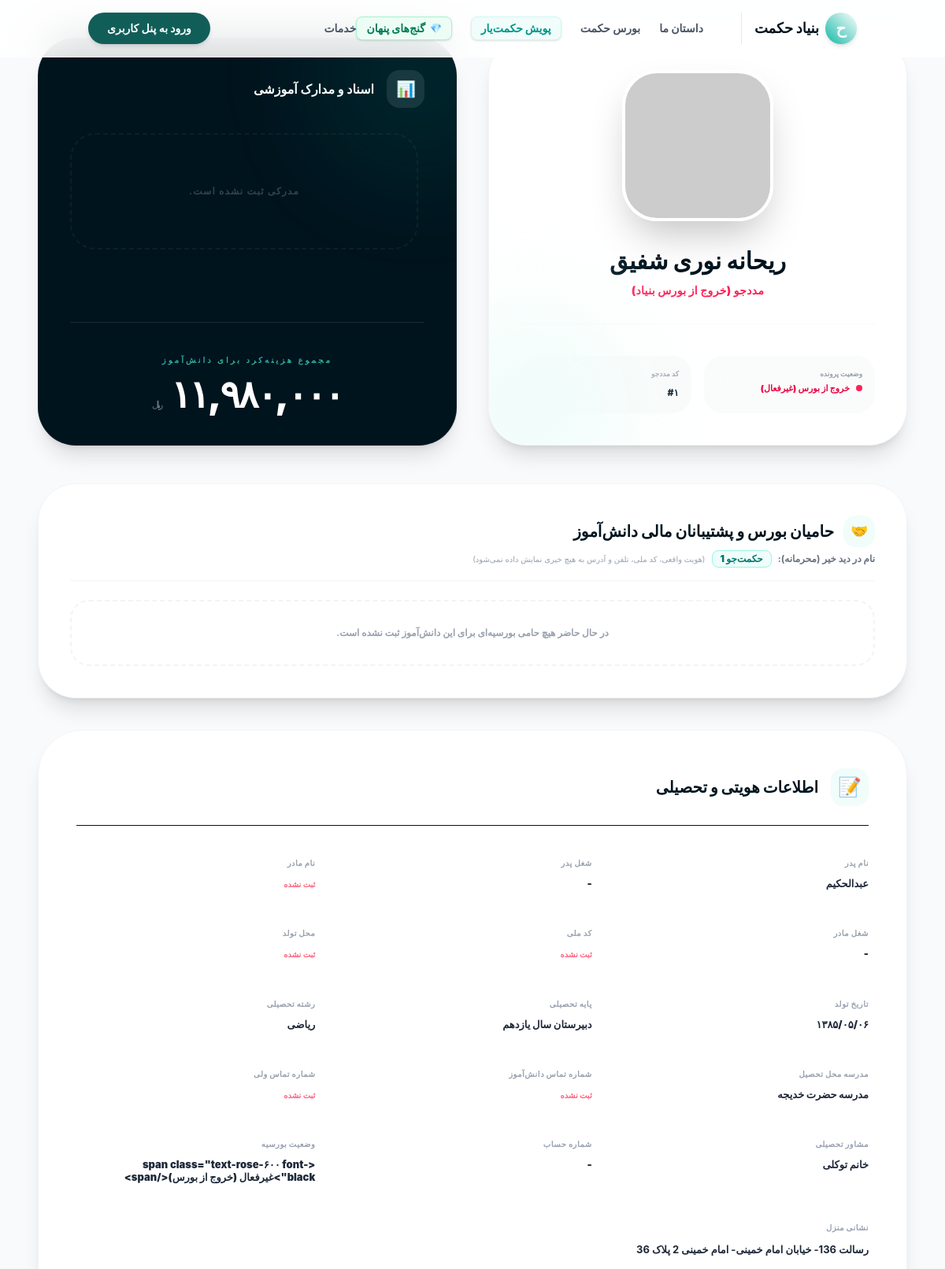
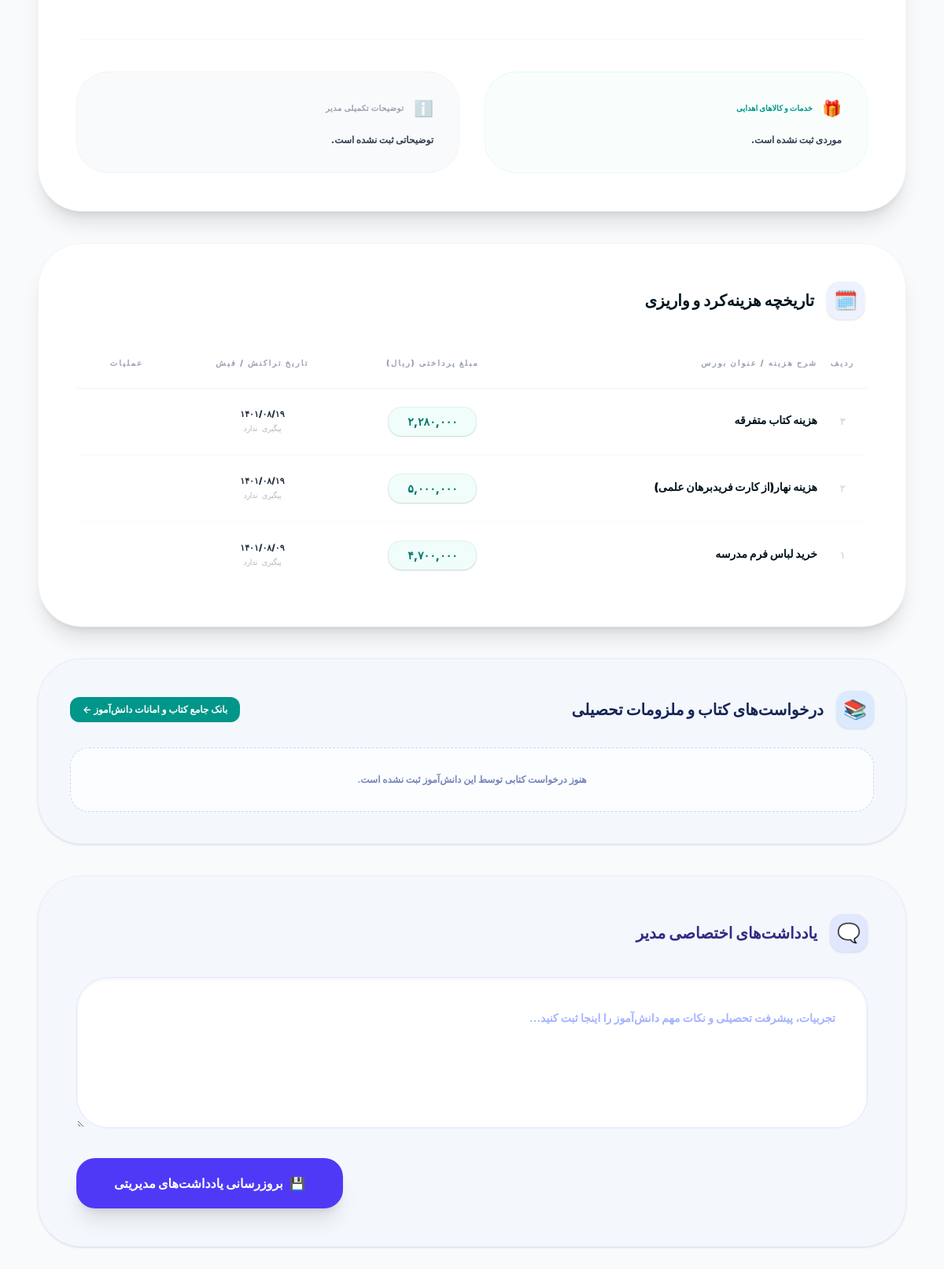
The page /person-detail.php?id=651 (signed in) on the database its author committed (2 pictures, top to bottom).
### tables this page shows
CREATE TABLE students (
            id INTEGER PRIMARY KEY AUTOINCREMENT,
            code TEXT UNIQUE,
            name TEXT,
            surname TEXT,
            national_id TEXT,
            phone TEXT,
            father_name TEXT,
            birthday TEXT,
            address TEXT,
            school TEXT,
            grade TEXT DEFAULT 'A',
            notes TEXT
        , photo_path TEXT, status TEXT DEFAULT 'active', mother_name TEXT, birth_place TEXT, field_of_study TEXT, guardian_phone TEXT, items_given TEXT, counselor TEXT, explanations TEXT, father_job TEXT, mother_job TEXT, account_number TEXT, avatar_url TEXT, alias_name TEXT, talents TEXT, dreams TEXT, bursary_eligible INTEGER DEFAULT 1, base_bursary INTEGER DEFAULT 20000000, computer_installment INTEGER DEFAULT 0, loan_installment INTEGER DEFAULT 0, other_deductions INTEGER DEFAULT 0, deductions_desc TEXT DEFAULT '', password TEXT, gender TEXT, language_class TEXT);

CREATE TABLE expenses (
    id INTEGER PRIMARY KEY AUTOINCREMENT,
    student_id INTEGER,
    amount INTEGER,
    description TEXT,
    expense_date TEXT,
    receipt_no TEXT,
    notes TEXT, category_id INTEGER DEFAULT 1,
    FOREIGN KEY(student_id) REFERENCES students(id)
);

### person-detail.php (the view, shortened to what the rows shown need)
<?php
require_once 'includes/db.php';
require_once 'includes/auth.php';
$id = isset($_GET['id']) ? (int)$_GET['id'] : 0;
$stmt = $pdo->prepare("SELECT * FROM students WHERE id = ?");
$stmt->execute([$id]);
$person = $stmt->fetch();
$is_admin = isset($_SESSION['is_admin']) && $_SESSION['is_admin'];
$can_finance = can_access_financial();
$is_read_only = is_read_only();
$exp_stmt = $pdo->prepare("SELECT * FROM expenses WHERE student_id = ? ORDER BY expense_date DESC");
$exp_stmt->execute([$id]);
$expenses = $exp_stmt->fetchAll();
$spon_stmt = $pdo->prepare("
    SELECT s.id as spon_id, s.shares_count, s.start_date, d.id as donor_id, d.name as donor_name, d.surname as donor_surname, d.phone as donor_phone
    FROM sponsorships s
    JOIN donors d ON s.donor_id = d.id
    WHERE s.student_id = ? AND s.status = 'active'
    ORDER BY s.id DESC
");
$spon_stmt->execute([$id]);
$student_sponsors = $spon_stmt->fetchAll(PDO::FETCH_ASSOC);
?>
<!DOCTYPE html>
<html lang="fa" dir="rtl">
<head>
<link rel="stylesheet" href="/assets/tailwind.min.css">
<body class="bg-gray-50 font-sans text-gray-800 antialiased" x-data="{
    showEditModal: false,
    showDocModal: false,
    showExpenseModal: false,
    activeCat: 'all',
    activeCatLabel: 'همه',
    expenseForm: {id: '', amount: '', description: '', expense_date: '', receipt_no: '', notes: '', category_id: '1'},
    baseBursary: <?php echo (int)($person['base_bursary'] ?? 20000000); ?>,
    computerInstallment: <?php echo (int)($person['computer_installment'] ?? 0); ?>,
    loanInstallment: <?php echo (int)($person['loan_installment'] ?? 0); ?>,
    otherDeductions: <?php echo (int)($person['other_deductions'] ?? 0); ?>,
    formatMoney(val) {
        if (!val && val !== 0) return '۰';
        const num = parseInt(String(val).replace(/[^0-9]/g, '')) || 0;
        return num.toLocaleString();
    },
    toTomans(val) {
        const num = parseInt(String(val).replace(/[^0-9]/g, '')) || 0;
        return Math.round(num / 10).toLocaleString();
    },
    calcNetBursary() {
        const b = parseInt(String(this.baseBursary).replace(/[^0-9]/g, '')) || 0;
        const c = parseInt(String(this.computerInstallment).replace(/[^0-9]/g, '')) || 0;
        const l = parseInt(String(this.loanInstallment).replace(/[^0-9]/g, '')) || 0;
        const o = parseInt(String(this.otherDeductions).replace(/[^0-9]/g, '')) || 0;
        return b - c - l - o;
    }
}">
    <main class="container mx-auto px-6 py-12 max-w-6xl">
        <div class="grid grid-cols-1 lg:grid-cols-2 gap-10 mb-12">
            <div class="order-1">
                <div class="bg-white rounded-[3rem] p-10 shadow-xl border border-gray-100 flex flex-col justify-center text-center relative overflow-hidden group h-full">
                    <div class="absolute -left-20 -bottom-20 w-64 h-64 bg-teal-50 rounded-full blur-3xl group-hover:scale-110 transition-transform"></div>
                    <div class="relative w-48 h-48 mx-auto mb-8 group/img cursor-pointer overflow-hidden rounded-[2.8rem] border-4 border-white shadow-2xl">
                        <img id="profileImg" src="<?php echo $person['photo_path'] ?: 'https://ui-avatars.com/api/?name=' . $person['name'] . '&background=14b8a6&color=fff&size=200'; ?>"
                             class="relative w-full h-full object-cover">
                    </div>
                    <h1 class="text-3xl font-black text-primary-900 mb-2 leading-tight"><?php echo htmlspecialchars((string)$person['name'] . ' ' . $person['surname']); ?></h1>
                    <?php
                    $title_subtitle = 'دانش‌آموز تحت پوشش حکمت';
                    if ($person['code'] === 'GENERAL') {
                        $title_subtitle = 'مدیریت هزینه‌های عمومی بنیاد';
                    } elseif (($person['status'] ?? '') === 'exited') {
                        $title_subtitle = 'مددجو (خروج از بورس بنیاد)';
                    } elseif (($person['status'] ?? '') === 'graduated') {
                        $title_subtitle = 'فارغ‌التحصیل آکادمی حکمت';
                    } elseif (($person['status'] ?? '') === 'university') {
                        $title_subtitle = 'دانشجوی تحت پوشش حکمت';
                    }
                    ?>
                    <p class="<?php echo (($person['status'] ?? '') === 'exited') ? 'text-rose-500 font-black' : 'text-teal-600 font-bold'; ?> text-sm tracking-wide mb-8"><?php echo $title_subtitle; ?></p>
                    <div class="grid grid-cols-2 gap-4 pt-10 border-t border-gray-50 mt-auto">
                        <div class="bg-gray-50/80 p-4 rounded-3xl text-right">
                            <span class="text-[9px] text-gray-400 font-bold block mb-1">وضعیت پرونده</span>
                            <?php
                                $statuses_map = [
                                    'active' => ['label' => 'تحت پوشش (فعال)', 'color' => 'text-teal-600', 'dot' => 'bg-teal-500 animate-pulse'],
                                    'university' => ['label' => 'دانشجو (آموزش عالی)', 'color' => 'text-blue-600', 'dot' => 'bg-blue-500'],
                                    'graduated' => ['label' => 'فارغ‌التحصیل', 'color' => 'text-purple-600', 'dot' => 'bg-purple-500'],
                                    'exited' => ['label' => 'خروج از بورس (غیرفعال)', 'color' => 'text-rose-600', 'dot' => 'bg-rose-500']
                                ];
                                $cur_st = $statuses_map[$person['status'] ?? 'active'] ?? ['label' => 'نامشخص', 'color' => 'text-gray-500', 'dot' => 'bg-gray-400'];
                            ?>
                            <span class="text-[11px] font-black <?php echo $cur_st['color']; ?> flex items-center gap-2">
                                <span class="w-2 h-2 rounded-full <?php echo $cur_st['dot']; ?>"></span>
                                <?php echo $cur_st['label']; ?>
                            </span>
                        </div>
                        <?php if ($is_admin && !$is_read_only): ?>
                        <button @click="showEditModal = true" class="py-4 bg-primary-900 text-white rounded-3xl text-[11px] font-black shadow-xl hover:bg-teal-600 transition-all transform hover:-translate-y-1">ویرایش اطلاعات پایه</button>
                        <?php else: ?>
                        <div class="bg-gray-50/80 p-4 rounded-3xl text-right">
                            <span class="text-[9px] text-gray-400 font-bold block mb-1">کد مددجو</span>
                            <span class="text-[12px] font-black text-primary-900 leading-none">#<?php echo toFarsiDigits($person['code']); ?></span>
                        </div>
                        <?php endif; ?>
                    </div>
                </div>
            </div>
        </div>
        <?php if ($person['code'] !== 'GENERAL'): ?>
        <div class="bg-white rounded-[3rem] p-8 md:p-10 shadow-xl border border-gray-100 mb-10">
            <div class="flex flex-col sm:flex-row justify-between items-start sm:items-center gap-4 mb-6 pb-4 border-b border-gray-100">
                <div>
                    <h3 class="text-xl font-black text-primary-900 flex items-center gap-3">
                        <span class="w-10 h-10 bg-teal-50 text-teal-600 rounded-2xl flex items-center justify-center text-lg">🤝</span>
                        حامیان بورس و پشتیبانان مالی دانش‌آموز
                    </h3>
                    <div class="flex flex-wrap items-center gap-2 mt-1">
                        <span class="text-xs text-gray-500 font-bold">نام در دید خیر (محرمانه):</span>
                        <span class="text-xs font-black text-teal-700 bg-teal-50 px-2.5 py-0.5 rounded-lg border border-teal-200">
                            <?php echo htmlspecialchars($person['alias_name'] ?: 'حکمت‌جو #' . $person['id']); ?>
                        </span>
                        <span class="text-[10px] text-gray-400">(هویت واقعی، کد ملی، تلفن و آدرس به هیچ خیری نمایش داده نمی‌شود)</span>
                    </div>
                </div>
            </div>
            <?php if (empty($student_sponsors)): ?>
                <div class="p-8 border-2 border-dashed border-gray-100 rounded-3xl text-center text-xs text-gray-400 font-bold">
                    در حال حاضر هیچ حامی بورسیه‌ای برای این دانش‌آموز ثبت نشده است.
                </div>
            <?php endif; ?>
        </div>
        <?php endif; ?>
        <div class="space-y-10">
            <div class="bg-white rounded-[3.5rem] p-12 shadow-xl border border-gray-100" <?php echo ($person['code'] === 'GENERAL') ? 'style="display:none;"' : ''; ?>>
                <div class="grid md:grid-cols-2 lg:grid-cols-3 xl:grid-cols-4 gap-x-12 gap-y-12 mb-16">
                    <?php
                    function renderFieldPremium($label, $value, $is_ltr = false) {
                        $isEmpty = empty(trim((string)$value));
                        $displayVal = $isEmpty ? '<span class="text-rose-400 text-[10px] font-bold">ثبت نشده</span>' : toFarsiDigits(htmlspecialchars((string)$value));
                        $classes = $is_ltr ? "dir-ltr text-right" : "";
                        return '
                        <div class="space-y-2.5">
                            <p class="text-[10px] text-gray-400 font-black uppercase tracking-wider">' . $label . '</p>
                            <p class="text-[13px] font-black text-gray-800 leading-tight ' . $classes . '">' . $displayVal . '</p>
                        </div>';
                    }
                    echo renderFieldPremium('نام پدر', $person['father_name']);
                    echo renderFieldPremium('شغل پدر', $person['father_job']);
                    echo renderFieldPremium('شغل مادر', $person['mother_job']);
                    echo renderFieldPremium('تاریخ تولد', $person['birthday']);
                    echo renderFieldPremium('پایه تحصیلی', $person['grade']);
                    echo renderFieldPremium('رشته تحصیلی', $person['field_of_study']);
                    echo renderFieldPremium('مدرسه محل تحصیل', $person['school']);
                    echo renderFieldPremium('مشاور تحصیلی', $person['counselor']);
                    if ($can_finance) {
                        echo renderFieldPremium('شماره حساب', $person['account_number'], true);
                    }
                    ?>
                    <div class="md:col-span-2">
                        <p class="text-[10px] text-gray-400 font-black uppercase tracking-wider mb-2.5">نشانی منزل</p>
                        <p class="text-[13px] font-bold text-gray-800 leading-relaxed max-w-lg"><?php echo htmlspecialchars((string)$person['address']) ?: '<span class="text-rose-400 font-bold text-[10px]">ثبت نشده</span>'; ?></p>
                    </div>
                </div>
                <div class="grid md:grid-cols-2 gap-8 pt-10 border-t border-gray-50">
                    <div class="bg-teal-50/40 p-8 rounded-[2.5rem] border border-teal-100/50 group hover:bg-teal-50/60 transition-colors">
                        <p class="text-[10px] text-teal-600 mb-4 font-black flex items-center gap-3">
                            <span class="text-xl">🎁</span> خدمات و کالاهای اهدایی
                        </p>
                        <p class="text-xs font-black text-gray-700 leading-relaxed"><?php echo htmlspecialchars((string)$person['items_given']) ?: 'موردی ثبت نشده است.'; ?></p>
                    </div>
                    <div class="bg-gray-50 p-8 rounded-[2.5rem] border border-gray-100 group hover:bg-gray-100/50 transition-colors">
                        <p class="text-[10px] text-gray-400 mb-4 font-black flex items-center gap-3 uppercase tracking-wider">
                            <span class="text-xl opacity-40">ℹ️</span> توضیحات تکمیلی مدیر
                        </p>
                        <p class="text-xs font-black text-gray-700 leading-relaxed"><?php echo htmlspecialchars((string)$person['explanations']) ?: 'توضیحاتی ثبت نشده است.'; ?></p>
                    </div>
                </div>
            </div>
            <?php if ($can_finance): ?>
            <div class="bg-white rounded-[3.5rem] p-12 shadow-xl border border-gray-100 overflow-hidden relative">
                <div class="overflow-x-auto">
                    <table class="w-full text-right border-collapse">
                        <thead>
                            <tr class="text-[10px] text-gray-400 font-black uppercase tracking-[0.2em] border-b border-gray-100">
                                <th class="pb-6 font-black w-16 text-center">ردیف</th>
                                <th class="pb-6 font-black"><?php echo ($person['code'] === 'GENERAL') ? 'سرفصل هزینه / بابت' : 'شرح هزینه / عنوان بورس'; ?></th>
                                <th class="pb-6 font-black text-center">مبلغ پرداختی (ریال)</th>
                                <th class="pb-6 font-black text-center">تاریخ تراکنش / فیش</th>
                                <th class="pb-6 font-black text-center w-32">عملیات</th>
                            </tr>
                        </thead>
                        <tbody class="text-sm text-gray-700">
                            <?php foreach ($expenses as $index => $ex): ?>
                            <tr class="group hover:bg-gray-50/80 transition-all border-b border-gray-50 last:border-0"
                                x-show="activeCat === 'all' || activeCat == '<?php echo $ex['category_id'] ?? 1; ?>'">
                                <td class="py-6 text-center text-xs text-gray-400 font-black opacity-40"><?php echo toFarsiDigits(count($expenses) - $index); ?></td>
                                <td class="py-6">
                                    <div class="flex items-center gap-3">
                                        <div class="text-sm font-black text-primary-900 mb-1 leading-tight"><?php echo htmlspecialchars((string)$ex['description']) ?: '---'; ?></div>
                                    </div>
                                </td>
                                <td class="py-6 text-center">
                                    <span class="inline-block py-2 px-6 bg-teal-50 text-teal-700 rounded-2xl font-black text-sm shadow-sm ring-1 ring-teal-600/10" dir="ltr">
                                        <?php echo formatFarsiCurrency($ex['amount']); ?>
                                    </span>
                                </td>
                                <td class="py-6 text-center">
                                    <div class="text-[11px] text-gray-800 font-black mb-1"><?php echo toFarsiDigits(htmlspecialchars((string)$ex['expense_date']) ?: '---'); ?></div>
                                    <div class="text-[10px] text-gray-400 font-mono tracking-tighter opacity-70" dir="ltr"><?php echo toFarsiDigits(htmlspecialchars((string)$ex['receipt_no']) ?: 'پیگیری ندارد'); ?></div>
                                </td>
                                <td class="py-6">
                                    <div class="flex gap-3 justify-center items-center">
                                    </div>
                                </td>
                            </tr>
                            <?php endforeach; ?>
                        </tbody>
                    </table>
                </div>
            </div>
            <?php endif; ?>
        </div>
    </main>
</body>
</html>

### rows shown on the page
students: name+surname "ریحانه نوری شفیق", title_subtitle "مددجو (خروج از بورس بنیاد)", status "خروج از بورس (غیرفعال)", code "۱", alias_name "حکمت‌جو 1", father_name "عبدالحکیم - - ۱۳۸۵/۰۵/۰۶ دبیرستان سال یازدهم ریاضی مدرسه حضرت خدیجه خانم توکلی -", address "رسالت 136- خیابان امام خمینی- امام خمینی 2 پلاک 36", items_given "موردی ثبت نشده است.", explanations "توضیحاتی ثبت نشده است."
expenses: toFarsiDigits(count($expenses)-$index) "۳", description "هزینه کتاب متفرقه", amount "۲,۲۸۰,۰۰۰", expense_date "۱۴۰۱/۰۸/۱۹", receipt_no "پیگیری ندارد"
expenses: index "۲", description "هزینه نهار(از کارت فریدبرهان علمی)", amount "۵,۰۰۰,۰۰۰", expense_date "۱۴۰۱/۰۸/۱۹", receipt_no "پیگیری ندارد"
expenses: index "۱", description "خرید لباس فرم مدرسه", amount "۴,۷۰۰,۰۰۰", expense_date "۱۴۰۱/۰۸/۰۹", receipt_no "پیگیری ندارد"

### other values the page prints
formatFarsiCurrency($total_expense_sum) "۱۱,۹۸۰,۰۰۰"
$label "نام پدر شغل پدر نام مادر شغل مادر کد ملی محل تولد تاریخ تولد پایه تحصیلی رشته تحصیلی مدرسه محل تحصیل شماره تماس دانش‌آموز شماره تماس ولی مشاور تحصیلی شماره حساب وضعیت بورسیه"
toFarsiDigits(htmlspecialchars((string)$value)) "<span class=\"text-rose-۶۰۰ font-black\">غیرفعال (خروج از بورس)</span>"
